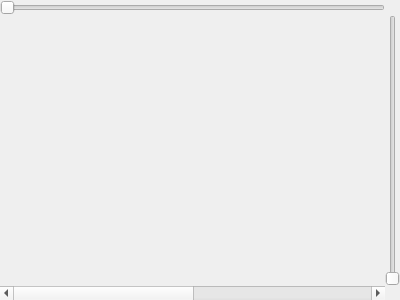
<?xml version="1.0" encoding="UTF-8"?>
<ui version="4.0">
 <class>GraphWidget</class>
 <widget class="QWidget" name="GraphWidget">
  <property name="geometry">
   <rect>
    <x>0</x>
    <y>0</y>
    <width>400</width>
    <height>300</height>
   </rect>
  </property>
  <property name="windowTitle">
   <string>GraphWidget</string>
  </property>
  <layout class="QGridLayout" name="gridLayout">
   <property name="leftMargin">
    <number>0</number>
   </property>
   <property name="topMargin">
    <number>0</number>
   </property>
   <property name="rightMargin">
    <number>0</number>
   </property>
   <property name="bottomMargin">
    <number>0</number>
   </property>
   <property name="spacing">
    <number>0</number>
   </property>
   <item row="0" column="0">
    <widget class="QSlider" name="horizontalSlider">
     <property name="orientation">
      <enum>Qt::Horizontal</enum>
     </property>
    </widget>
   </item>
   <item row="1" column="0">
    <widget class="GraphArea" name="graphArea" native="true"/>
   </item>
   <item row="1" column="1">
    <widget class="QSlider" name="verticalSlider">
     <property name="orientation">
      <enum>Qt::Vertical</enum>
     </property>
    </widget>
   </item>
   <item row="2" column="0">
    <widget class="QScrollBar" name="horizontalScrollBar">
     <property name="maximum">
      <number>99</number>
     </property>
     <property name="pageStep">
      <number>100</number>
     </property>
     <property name="value">
      <number>0</number>
     </property>
     <property name="sliderPosition">
      <number>0</number>
     </property>
     <property name="orientation">
      <enum>Qt::Horizontal</enum>
     </property>
    </widget>
   </item>
  </layout>
 </widget>
 <customwidgets>
  <customwidget>
   <class>GraphArea</class>
   <extends>QWidget</extends>
   <header>grapharea.h</header>
   <container>1</container>
  </customwidget>
 </customwidgets>
 <resources/>
 <connections/>
</ui>
